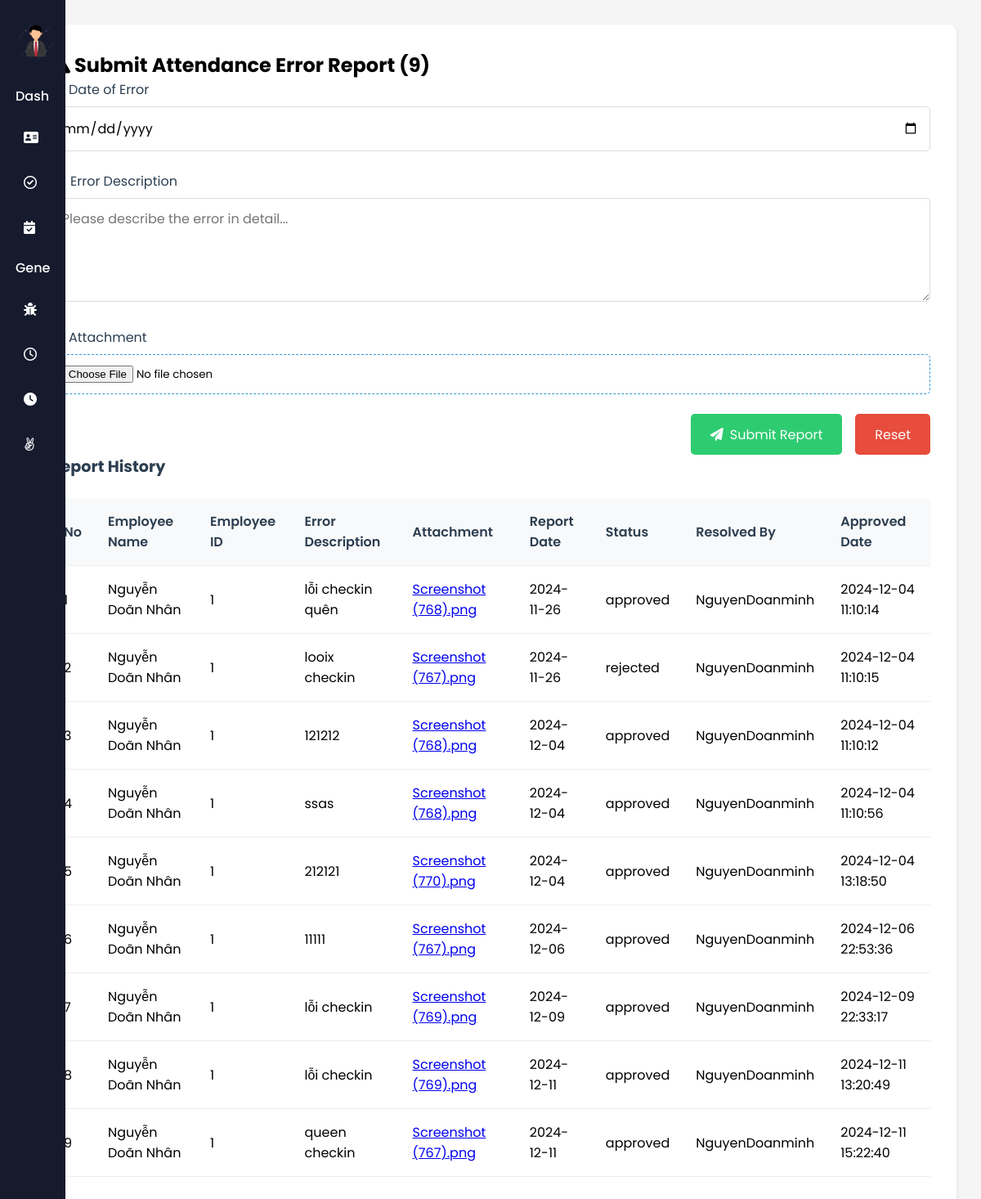
The app's page /index.php?action=submitErrorReport (signed in) with its own data.
### tables this page shows
CREATE TABLE `attendanceerrorreport` (
  `ErrorReportID` int(11) NOT NULL,
  `EmployeeID` int(11) DEFAULT NULL,
  `ErrorDescription` text DEFAULT NULL,
  `ReportDate` date DEFAULT NULL,
  `ResolvedStatus` enum('approved','pending','rejected') DEFAULT 'pending',
  `ResolvedBy` varchar(50) DEFAULT NULL,
  `Attachment` varchar(255) DEFAULT NULL,
  `ApprovedDate` datetime DEFAULT NULL
);

CREATE TABLE `employee` (
  `EmployeeID` int(11) NOT NULL,
  `Username` varchar(50) NOT NULL,
  `Password` varchar(100) NOT NULL,
  `FirstName` varchar(50) DEFAULT NULL,
  `LastName` varchar(50) DEFAULT NULL,
  `DateOfBirth` date DEFAULT NULL,
  `Gender` enum('male','female','other') DEFAULT NULL,
  `IdentityNumber` varchar(20) DEFAULT NULL,
  `IdentityIssuedDate` date DEFAULT NULL,
  `IdentityIssuedPlace` varchar(100) DEFAULT NULL,
  `Email` varchar(100) DEFAULT NULL,
  `PhoneNumber` varchar(20) DEFAULT NULL,
  `MaritalStatus` enum('Có gia đình','Độc thân') DEFAULT NULL,
  `Hometown` varchar(100) DEFAULT NULL,
  `PlaceOfBirth` varchar(100) DEFAULT NULL,
  `Nationality` varchar(50) DEFAULT NULL,
  `Role` enum('giam doc','nhan vien','ke toan') DEFAULT NULL,
  `HourlyRate` decimal(10,2) NOT NULL
);

### models/AttendanceErrorReportModel.php (called while the page is built, shortened)
<?php
class AttendanceErrorReportModel {
    protected $pdo;
    public function __construct($pdo) {
        $this->pdo = $pdo;
    }
    public function getEmployeeErrorReports($employeeID) {
        $query = "SELECT a.*, e.FirstName, e.LastName
                  FROM attendanceerrorreport a
                  JOIN employee e ON a.EmployeeID = e.EmployeeID
                  WHERE a.EmployeeID = :employeeID";
        $stmt = $this->pdo->prepare($query);
        $stmt->bindParam(':employeeID', $employeeID);
        $stmt->execute();
        return $stmt->fetchAll(PDO::FETCH_ASSOC);
    }
}
?>

### views/submitErrorReport.php (the view, shortened to what this page needs)
<!DOCTYPE html>
<html lang="en">
<head>
    <link rel="stylesheet" href="views/Employee/errorreport.css"/>
    <link rel="stylesheet" href="https://cdnjs.cloudflare.com/ajax/libs/font-awesome/6.0.0-beta3/css/all.min.css" />
</head>
<body>
<?php
    if ($_SESSION['role'] === 'nhan vien') {
        include 'views/layouts/sidebar.php';
    } else if ($_SESSION['role'] === 'giam doc') {
        include 'views/layouts/sidebar_director.php';
    } else {
        include 'views/layouts/sidebar_accountant.php';
    }
?>
<div class="main-content">
    <div class="error-report-container">
        <h2>
            Submit Attendance Error Report
            (<?php echo count($error_reports); ?>)
        </h2>
        <form method="POST" action="index.php?action=submitErrorReport" enctype="multipart/form-data">
            <div class="form-group">
                <label><i class="fas fa-calendar-day"></i> Date of Error</label>
                <input type="date" name="error_date" required />
            </div>
            <div class="form-group">
                <label><i class="fas fa-pen"></i> Error Description</label>
                <textarea name="error_description" rows="4" placeholder="Please describe the error in detail..." required></textarea>
            </div>
            <div class="form-group">
                <label><i class="fas fa-paperclip"></i> Attachment</label>
                <input type="file" name="attachment" class="file-input" />
            </div>
            <div class="form-actions">
                <button type="submit" class="submit-button">
                    <i class="fas fa-paper-plane"></i> Submit Report
                </button>
                <input type="reset" value="Reset" class="cancel-button" />
            </div>
        </form>
        <div class="error-report-history">
            <h3>Report History</h3>
            <table>
                <thead>
                    <tr>
                        <th>No</th>
                        <th>Employee Name</th>
                        <th>Employee ID</th>
                        <th>Error Description</th>
                        <th>Attachment</th>
                        <th>Report Date</th>
                        <th>Status</th>
                        <th>Resolved By</th>
                        <th>Approved Date</th>
                    </tr>
                </thead>
                <tbody>
                    <?php
                    $index = 0;
                    foreach ($error_reports as $report):
                    ?>
                    <tr>
                        <td><?php echo $index + 1; ?></td>
                        <td><?php echo htmlspecialchars($report['FirstName'] . ' ' . $report['LastName']); ?></td>
                        <td><?php echo htmlspecialchars($report['EmployeeID']); ?></td>
                        <td><?php echo htmlspecialchars($report['ErrorDescription']); ?></td>
                        <td>
                            <?php if (!empty($report['Attachment'])): ?>
                                <a href="download.php?file=<?php echo urlencode($report['Attachment']); ?>"><?php echo htmlspecialchars($report['Attachment']); ?></a>
                            <?php else: ?>
                                No Attachment
                            <?php endif; ?>
                        </td>
                        <td><?php echo htmlspecialchars($report['ReportDate']); ?></td>
                        <td><?php echo htmlspecialchars($report['ResolvedStatus']); ?></td>
                        <td><?php echo htmlspecialchars($report['ResolvedBy']); ?></td>
                        <td><?php echo htmlspecialchars($report['ApprovedDate']); ?></td>
                    </tr>
                    <?php
                    $index++;
                    endforeach;
                    ?>
                </tbody>
            </table>
        </div>
    </div>
</div>
</body>
</html>

### index.php (shortened to what this page needs)
<?php
require_once 'controllers/UserController.php';
require_once 'controllers/AttendanceErrorReportController.php';
require_once 'config.php';
$action = isset($_GET['action']) ? $_GET['action'] : 'login';
switch ($action) {
    case 'submitErrorReport':
        $attendanceErrorReportController = new AttendanceErrorReportController($pdo);
        $attendanceErrorReportController->submitReport();
        break;
}
?>

### controllers/AttendanceErrorReportController.php
<?php
require_once 'models/AttendanceErrorReportModel.php';
class AttendanceErrorReportController {
    protected $errorReportModel;
    public function __construct($pdo) {
        $this->errorReportModel = new AttendanceErrorReportModel($pdo);
    }
    public function submitReport() {
        if ($_SERVER['REQUEST_METHOD'] == 'POST') {
            $employeeID = $_SESSION['id'];
            $errorDescription = $_POST['error_description'];
            $attachment = null;
            if (isset($_FILES['attachment']) && $_FILES['attachment']['error'] == UPLOAD_ERR_OK) {
                $attachment = $_FILES['attachment']['name'];
                move_uploaded_file($_FILES['attachment']['tmp_name'], 'uploads/' . $attachment);
            }
            if ($this->errorReportModel->submitErrorReport($employeeID, $errorDescription, $attachment)) {
                header("Location: index.php?action=submitErrorReport");
                exit();
            } else {
                echo "An error occurred, please try again!";
            }
        } else {
            $error_reports = $this->errorReportModel->getEmployeeErrorReports($_SESSION['id']);
            include 'views/submitErrorReport.php';
        }
    }
}
?>

### views/layouts/sidebar.php (shortened to what this page needs)
<!DOCTYPE html>
<html lang="en">
<head>
    <link rel="stylesheet" href="assets/css/sidebar.css" />
    <link rel="stylesheet" href="https://cdnjs.cloudflare.com/ajax/libs/font-awesome/6.0.0-beta3/css/all.min.css" />
</head>
<body>
    <aside class="sidebar">
        <div class="sidebar-header">
            <img src="assets/images/avatar.png" alt="Avatar" />
        </div>
        <div class="sidebar-links">
            <h4>
                <div class="menu-separator"></div>
            </h4>
            <li>
                <a href="index.php?action=profile">
                    <i class="fas fa-address-card"> </i> Personal Information
                    Dashboard</a>
            </li>
            <li>
                <a href="index.php?action=checkin">
                    <i class="far fa-check-circle"></i>Check In/Check Out</a>
            </li>
            <li>
                <a href="index.php?action=attendance">
                    <i class="fas fa-calendar-check"></i>Attendance History</a>
            </li>
            <h4>
                <div class="menu-separator"></div>
            </h4>
            <li>
                <a href="index.php?action=submitErrorReport"> <i class="fas fa-bug"></i>Error Report</a>
            </li>
            <li>
                <a href="index.php?action=submitLeaveRequest">
                    <i class="far fa-clock"></i>Leave Application</a>
            </li>
            <li>
                <a href="index.php?action=submitOT"><i class="fas fa-clock"></i>Overtime Registration</a>
            </li>
            <li>
                <a href="index.php?action=logout"> <i class="fab fa-angellist"></i>Logout </a>
            </li>
        </div>
    </aside>
</body>
</html>

### views/employee/errorreport.css (style rules this page uses)
* { margin: 0; padding: 0; box-sizing: border-box; font-family: "Poppins", sans-serif; }
body { min-height: 100vh; background: #f0f4ff; font-family: Arial, sans-serif; margin: 0; padding: 0; background-color: #f5f5f5; }
.sidebar { position: fixed; top: 0; left: 0; height: 100%; width: 80px; display: flex; overflow-x: hidden; flex-direction: column; background: #161a2d; padding: 25px 19px; transition: all 0.4s ease; }
.sidebar .sidebar-header { display: flex; align-items: center; }
.sidebar .sidebar-header img { width: 42px; border-radius: 50%; }
.sidebar-links h4 { color: #fff; font-weight: 500; white-space: nowrap; margin: 10px 0; position: relative; }
.sidebar-links .menu-separator { position: absolute; left: 0; top: 50%; width: 100%; height: 1px; transform: translateY(-50%); background: #4f52ba; transform-origin: right; transition-delay: 0.2s; }
.sidebar-links { list-style: none; margin-top: 20px; height: 80%; overflow-y: auto; scrollbar-width: none; }
.sidebar-links li a { display: flex; align-items: center; gap: 0 20px; color: #fff; font-weight: 500; white-space: nowrap; padding: 15px 10px; text-decoration: none; transition: 0.2s ease; }
.main-content { padding: 30px; max-width: 1200px; margin: 0 auto; }
.error-report-container { background: #fff; padding: 2rem; border-radius: 10px; box-shadow: 0 2px 4px rgba(0, 0, 0, 0.1); }
.form-group { margin-bottom: 1.5rem; }
.form-group label { display: flex; align-items: center; gap: 0.5rem; margin-bottom: 0.5rem; color: #2c3e50; }
.form-group input[type="date"], .form-group textarea { width: 100%; padding: 0.8rem; border: 1px solid #ddd; border-radius: 5px; font-size: 1rem; }
.file-input { padding: 0.8rem; background: #fff; border: 1px dashed #3498db; border-radius: 5px; width: 100%; }
.error-report-history { margin-bottom: 2rem; width: 100%; }
.error-report-history h3 { color: #2c3e50; margin-bottom: 1.5rem; font-size: 1.2rem; }
table { width: 100%; border-collapse: collapse; }
th, td { padding: 1rem; text-align: left; border-bottom: 1px solid #eee; }
th { background: #f8f9fa; color: #2c3e50; font-weight: 600; }
.form-actions { display: flex; gap: 1rem; justify-content: flex-end; }
.submit-button, .cancel-button { padding: 0.8rem 1.5rem; border: none; border-radius: 5px; cursor: pointer; display: flex; align-items: center; gap: 0.5rem; font-size: 1rem; transition: all 0.3s ease; }
.submit-button { background-color: #2ecc71; color: white; }
.cancel-button { background-color: #e74c3c; color: white; }

### assets/css/sidebar.css (style rules this page uses)
* { margin: 0; padding: 0; box-sizing: border-box; font-family: "Poppins", sans-serif; }
body { min-height: 100vh; background: #f0f4ff; font-family: Arial, sans-serif; margin: 0; padding: 0; background-color: #f5f5f5; }
.sidebar { position: fixed; top: 0; left: 0; height: 100%; width: 80px; display: flex; overflow-x: hidden; flex-direction: column; background: #161a2d; padding: 25px 19px; transition: all 0.4s ease; }
.sidebar .sidebar-header { display: flex; align-items: center; }
.sidebar .sidebar-header img { width: 50px; border-radius: 55%; }
.sidebar-links h4 { color: #fff; font-weight: 500; white-space: nowrap; margin: 10px 0; position: relative; }
.sidebar-links .menu-separator { position: absolute; left: 0; top: 50%; width: 100%; height: 1px; transform: translateY(-50%); background: #4f52ba; transform-origin: right; transition-delay: 0.2s; }
.sidebar-links { list-style: none; margin-top: 20px; height: 80%; overflow-y: auto; scrollbar-width: none; }
.sidebar-links li a { display: flex; align-items: center; gap: 0 20px; color: #fff; font-weight: 500; white-space: nowrap; padding: 15px 10px; text-decoration: none; transition: 0.2s ease; }

### records on screen
attendanceerrorreport: employee.FirstName+LastName "Nguyễn Doãn Nhân", EmployeeID "1", ErrorDescription "lỗi checkin quên", Attachment "Screenshot (768).png", ReportDate "2024-11-26", ResolvedStatus "approved", ResolvedBy "NguyenDoanminh", ApprovedDate "2024-12-04 11:10:14"
attendanceerrorreport: employee.FirstName+LastName "Nguyễn Doãn Nhân", EmployeeID "1", ErrorDescription "looix checkin", Attachment "Screenshot (767).png", ReportDate "2024-11-26", ResolvedStatus "rejected", ResolvedBy "NguyenDoanminh", ApprovedDate "2024-12-04 11:10:15"
attendanceerrorreport: employee.FirstName+LastName "Nguyễn Doãn Nhân", EmployeeID "1", ErrorDescription "121212", Attachment "Screenshot (768).png", ReportDate "2024-12-04", ResolvedStatus "approved", ResolvedBy "NguyenDoanminh", ApprovedDate "2024-12-04 11:10:12"
attendanceerrorreport: employee.FirstName+LastName "Nguyễn Doãn Nhân", EmployeeID "1", ErrorDescription "ssas", Attachment "Screenshot (768).png", ReportDate "2024-12-04", ResolvedStatus "approved", ResolvedBy "NguyenDoanminh", ApprovedDate "2024-12-04 11:10:56"
attendanceerrorreport: employee.FirstName+LastName "Nguyễn Doãn Nhân", EmployeeID "1", ErrorDescription "212121", Attachment "Screenshot (770).png", ReportDate "2024-12-04", ResolvedStatus "approved", ResolvedBy "NguyenDoanminh", ApprovedDate "2024-12-04 13:18:50"
attendanceerrorreport: employee.FirstName+LastName "Nguyễn Doãn Nhân", EmployeeID "1", ErrorDescription "11111", Attachment "Screenshot (767).png", ReportDate "2024-12-06", ResolvedStatus "approved", ResolvedBy "NguyenDoanminh", ApprovedDate "2024-12-06 22:53:36"
attendanceerrorreport: employee.FirstName+LastName "Nguyễn Doãn Nhân", EmployeeID "1", ErrorDescription "lỗi checkin", Attachment "Screenshot (769).png", ReportDate "2024-12-09", ResolvedStatus "approved", ResolvedBy "NguyenDoanminh", ApprovedDate "2024-12-09 22:33:17"
attendanceerrorreport: employee.FirstName+LastName "Nguyễn Doãn Nhân", EmployeeID "1", ErrorDescription "lỗi checkin", Attachment "Screenshot (769).png", ReportDate "2024-12-11", ResolvedStatus "approved", ResolvedBy "NguyenDoanminh", ApprovedDate "2024-12-11 13:20:49"
attendanceerrorreport: employee.FirstName+LastName "Nguyễn Doãn Nhân", EmployeeID "1", ErrorDescription "queen checkin", Attachment "Screenshot (767).png", ReportDate "2024-12-11", ResolvedStatus "approved", ResolvedBy "NguyenDoanminh", ApprovedDate "2024-12-11 15:22:40"

### other values on screen
count($error_reports) "9"
